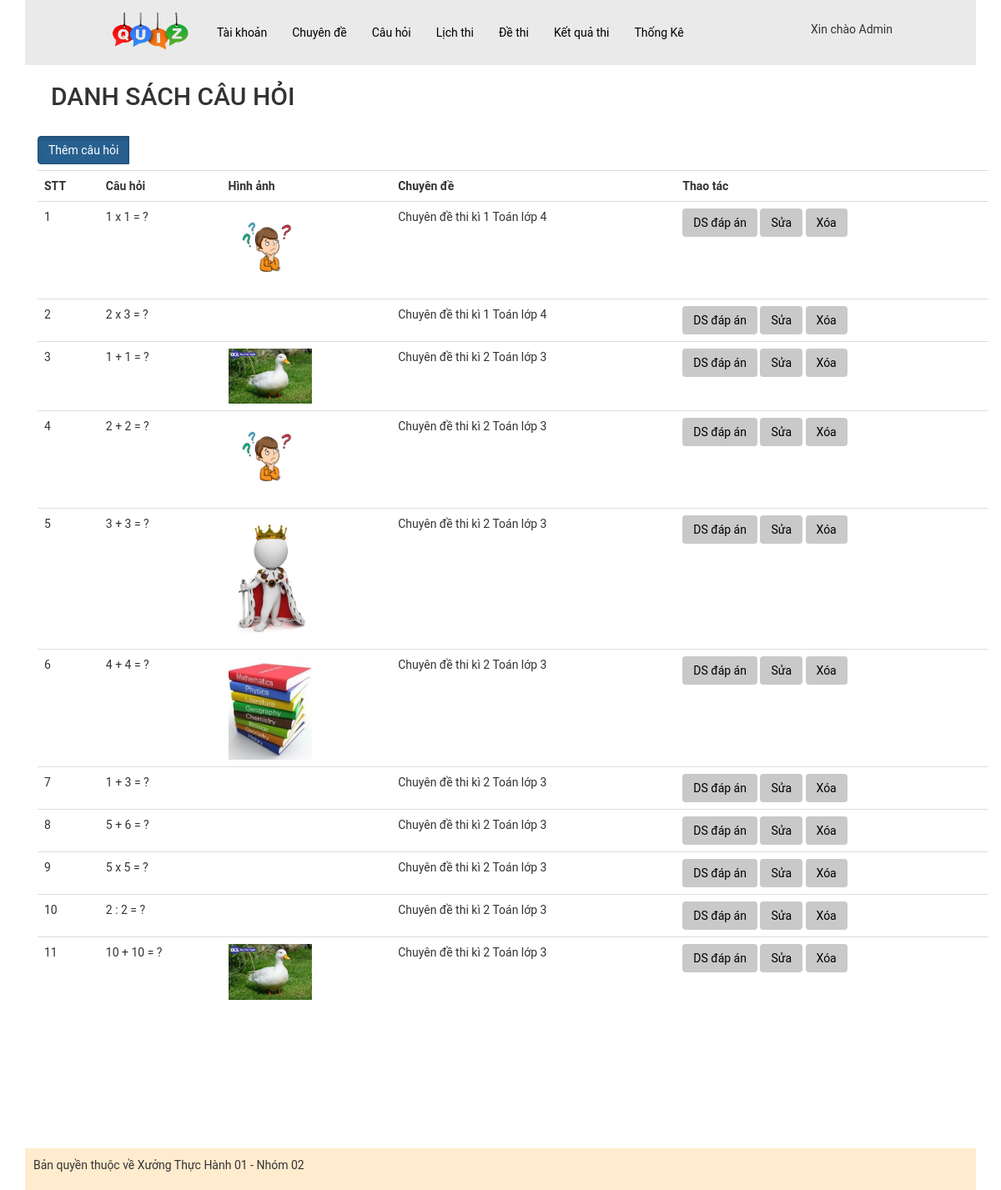
The app's page /admin/index.php?act=dsch (signed in), older data.
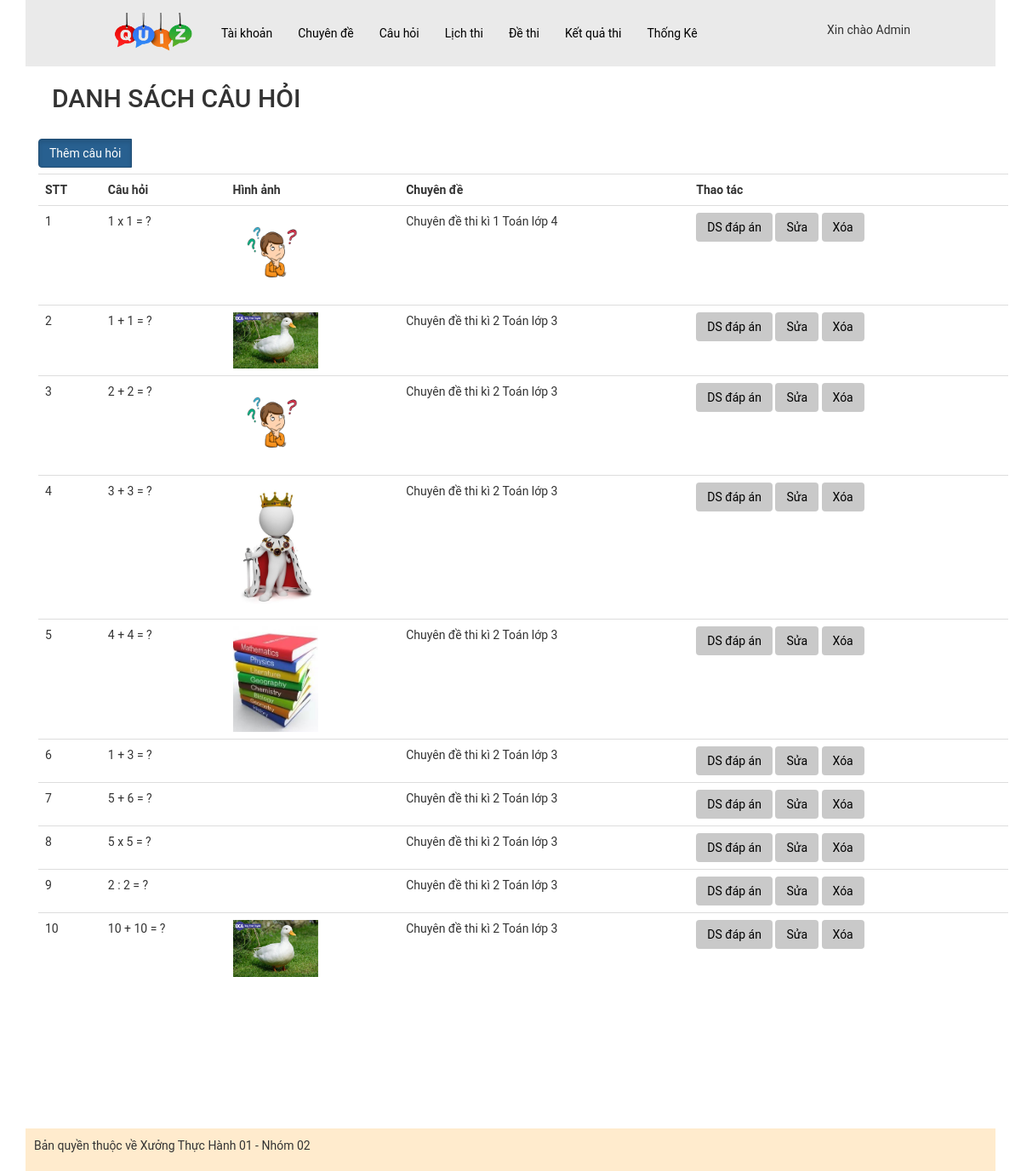
The same page, newer data.
### tables this page shows
CREATE TABLE `cauhoi` (
  `id_ch` int(11) NOT NULL,
  `content` varchar(1000) NOT NULL COMMENT 'Nội dung câu hỏi (Đề bài)',
  `image` varchar(50) DEFAULT NULL,
  `id_cd` int(11) NOT NULL
);

CREATE TABLE `chuyende` (
  `id_cd` int(11) NOT NULL,
  `name` varchar(255) NOT NULL COMMENT 'Tên chuyên đề'
);

### model/pdo.php (called while the page is built, shortened)
<?php
function pdo_get_connection(){
    $servername = "localhost";
    $username = "root";
    $password = "";
    try {
        $conn = new PDO("mysql:host=$servername;dbname=xuongth01_02", $username, $password);
        $conn->setAttribute(PDO::ATTR_ERRMODE, PDO::ERRMODE_EXCEPTION);
        return $conn;
    } catch(PDOException $e) {
        echo "Connection failed: " . $e->getMessage();
    }
}
function pdo_query($sql){
    $sql_args=array_slice(func_get_args(),1);
    try{
        $conn=pdo_get_connection();
        $stmt=$conn->prepare($sql);
        $stmt->execute($sql_args);
        $rows=$stmt->fetchAll();
        return $rows;
    }
    catch(PDOException $e){
        throw $e;
    }
    finally{
        unset($conn);
    }
}
?>

### model/cauhoi.php (called while the page is built, shortened)
<?php
function loadall_cauhoi()
{
    $sql = "SELECT cauhoi.*,
            chuyende.name AS ten_cd
    from cauhoi
    JOIN chuyende ON cauhoi.id_cd = chuyende.id_cd
     order by id_cd desc";
    $listcauhoi = pdo_query($sql);
    return $listcauhoi;
}

### admin/cauhoi/list-cauhoi.php (the view, shortened to what this page needs)
<div class="container">
     <nav class="navbar bg-body-tertiary">
          <div class="container-fluid">
               <h2>DANH SÁCH CÂU HỎI</h2>
          </div>
     </nav>
     <div>
          <div class="btn-group">
               <a href="?act=addch" class="btn btn-primary active" aria-current="page">Thêm câu hỏi</a>
          </div>
          <table class="table table_dsch">
               <tr>
                    <th scope="col">STT</th>
                    <th>Câu hỏi</th>
                    <th>Hình ảnh</th>
                    <th>Chuyên đề</th>
                    <th>Thao tác</th>
               </tr>
               <?php
               foreach ($listcauhoi as $key => $cauhoi) {
                    extract($cauhoi);
                    $suach = "index.php?act=editch&id=" . $id_ch;
                    $xoach = "index.php?act=xoach&id=" . $id_ch;
                    $dsda = "index.php?act=dsda&id=" . $id_ch;
                    $hinhpath = "../uploads/" . $image;
                    if (is_file($hinhpath)) {
                         $hinh = "<img src='" . $hinhpath . "' width='100px'>";
                    } else {
                         $hinh = "";
                    }
                    echo
                    '<tr>
                    <td>' . $key + 1 . '</td>
                    <td>' . $content . '</td>
                    <td>' . $hinh . '</td>
                    <td>' . $ten_cd . '</td>
                    <td>
                    <a class="btn" href="' . $dsda . '">DS đáp án</a>
                    <a class="btn" href="' . $suach . '">Sửa</a>
                    <a class="btn" href="' . $xoach . '" onclick="return confirm(\'Bạn có chắc chắn muốn xóa?\');"> Xóa </a>
                    </td>
               </tr>';
               }
               ?>
          </table>
     </div>
</div>

### admin/header.php (shortened to what this page needs)
<!DOCTYPE html>
<html lang="en">
<head>
    <link rel="stylesheet" href="../assets/css/style_admin.css">
    <link rel="stylesheet" href="https://maxcdn.bootstrapcdn.com/bootstrap/3.4.1/css/bootstrap.min.css">
</head>

### admin/menu.php (shortened to what this page needs)
<body>
    <div class="container">
        <div class="menu">
            <ul class="main-menu">
                <li class='logo-cong-ty'><a href="?act=trangchu"><img src="../assets/img/logo-cong-ty-removebg-preview.png" alt=""></a></li>
                <li><a href="?act=dstk">Tài khoản</a></li>
                <li><a href="?act=dscd">Chuyên đề</a></li>
                <li><a href="?act=dsch">Câu hỏi</a></li>
                <li><a href="?act=dslt">Lịch thi</a></li>
                <li><a href="?act=dsdt">Đề thi</a></li>
                <li><a href="?act=dskq">Kết quả thi</a></li>
                <li><a href="?act=bieudo">Thống Kê</a></li>
                <li class='login'>
                    <div class='xin-chao-user'>
                        Xin chào
                        <?php echo $_SESSION['user']['fullname'] ?>
                        <br>
                    </div> <br>
                </li>
            </ul>
        </div>

### admin/index.php (shortened to what this page needs)
<?php
include "../model/pdo.php";
include "../model/cauhoi.php";
include "header.php";
include "menu.php";
?>
<div>
    <?php
    if (isset($_GET['act']) && $_GET['act'] != "") {
        $act = $_GET['act'];
        switch ($act) {
            case 'dsch':
                $listcauhoi = loadall_cauhoi();
                include "cauhoi/list-cauhoi.php";
                break;
        }
    } else {
        include "trangchu/trangchu.php";
    }
    ?>
</div>
<?php
include "footer.php";
?>

### admin/footer.php
<div class="footer-trangchu">
            <p>Bản quyền thuộc về Xưởng Thực Hành 01 - Nhóm 02</p>
        </div>
    </div>
</body>
</html>

### assets/css/style_admin.css (style rules this page uses)
.container { margin: 0px auto; padding: 0px; }
* { padding: 0px; margin: 0px; font-family: roboto; }
.menu ul.main-menu li img { width: 100px; padding-top: 5px; }
.menu { background-color: #eaeaea; }
.menu ul.main-menu { padding: 0px; list-style: none; display: flex; flex-direction: row; justify-content: flex-start; max-width: 960px; margin: 0px auto; align-items: center; position: relative; }
.menu ul.main-menu li { padding: 10px 10px 10px 0px; transition: all 0.5s; border-radius: 3px; }
.menu ul.main-menu li a { padding: 10px; color: black; text-decoration: none; }
.menu ul.main-menu li.login { position: absolute; right: 0px; top: 15px; z-index: 3; }
.footer-trangchu { margin-top: 150px; padding: 10px; background-color: blanchedalmond; }
.login { padding-top: 70px; }
.btn { background-color: #c9c9c9; padding: 10px; color: black; }
table.table.table_dsch { margin-left: 0px; }

Row changes from the older to the newer data that the page shows:
removed cauhoi: content "2 x 3 = ?", id_cd.name "Chuyên đề thi kì 1 Toán lớp 4"
